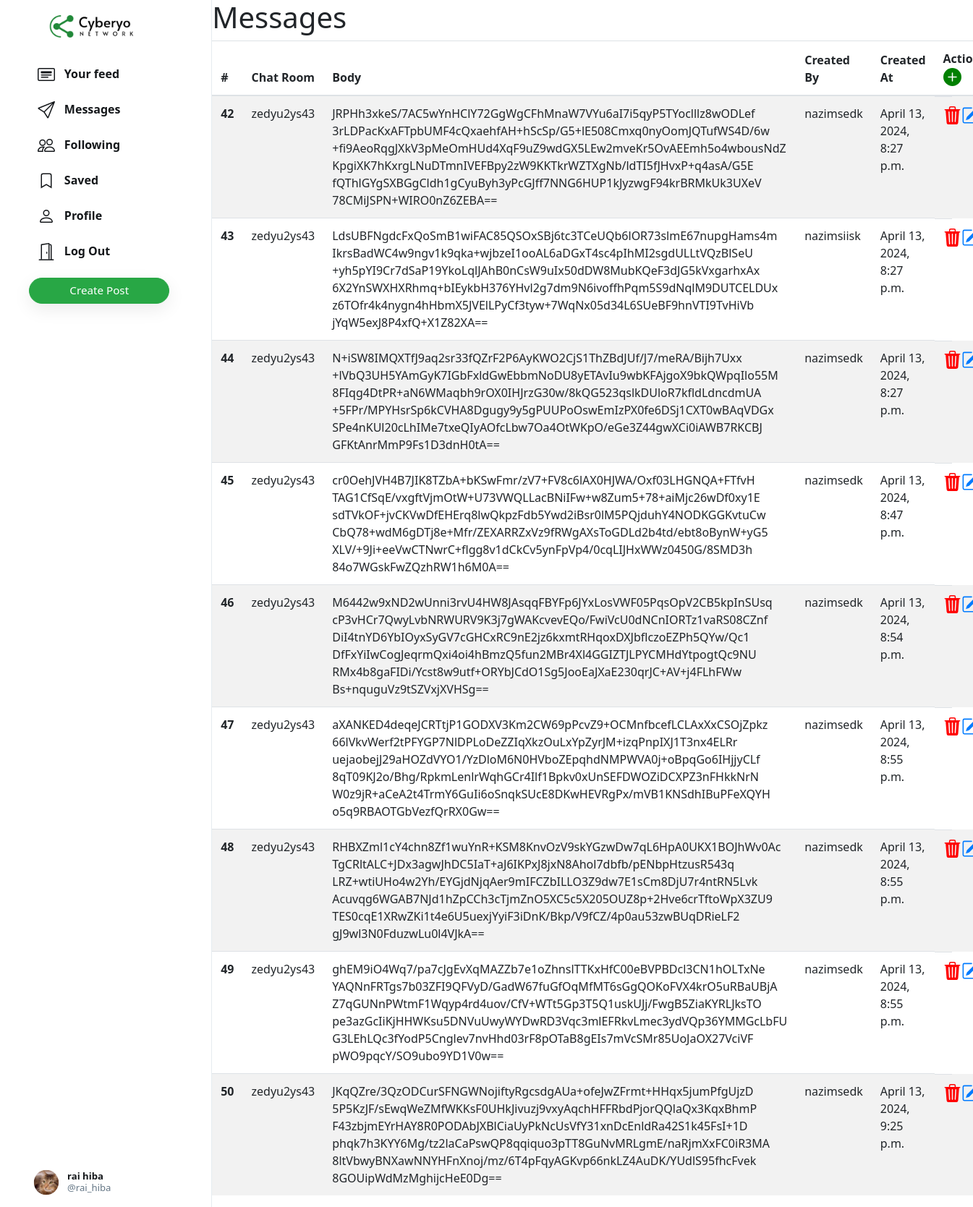
The app's page /n/admin/message (signed in) with its own data.
### network/models.py (models this page shows, shortened)
class User(AbstractUser):
    profile_pic = models.ImageField(upload_to='profile_pic/')
    bio = models.TextField(max_length=160, blank=True, null=True)
    cover = models.ImageField(upload_to='covers/', blank=True)

### chat/models.py (models this page shows, shortened)
class Message(models.Model):
    chat_room = models.ForeignKey(Room, on_delete=models.CASCADE, related_name='messages')
    body = models.TextField()
    created_by = models.ForeignKey(User,blank=False,null=False,on_delete=models.CASCADE)
    created_at = models.DateTimeField(auto_now_add=True)
    class Meta :
        ordering = ('created_at',)

class Room(models.Model):
    room_id = models.CharField(max_length=255)
    participants = models.ManyToManyField(User,related_name='rooms')
    room_name = models.CharField(max_length=255,blank=True,null=True)
    room_picture = models.ImageField(upload_to='profile_pic/',blank=True)
    isGroupChat = models.BooleanField(default=False)
    url = models.CharField(max_length=255,blank=True,null=True)
    created_at = models.DateTimeField(auto_now_add=True)
    class Meta :
        ordering = ('-created_at',)
    def __str__(self):
        return f'{self.room_id}'

### network/views.py (the view)
# urls.py: path("n/admin/message", views.admin_message, name="admin_message"),
def admin_message(request):
    messages=Message.objects.all()
    is_admin = request.user.groups.filter(name='administrateur').exists()
    contexe={
         'is_admin':is_admin,
        'messages':messages,
    }
    return render(request,"network/admin_panel/admin_message.html",contexe)

### network/templates/network/admin_panel/admin_message.html (shortened to what this page needs)
{% extends "network/layout.html" %}
{% load static %}
{% block body %}
<div class="main-div" style="width: 78.2%;">
  <h1>Messages</h1>
    <table class="table table-striped" >
        <thead>
          <tr>
            <th scope="col">#</th>
            <th scope="col">Chat Room</th>
            <th scope="col">Body</th>
            <th scope="col">Created By</th>
            <th scope="col">Created At</th>
            <th scope="col">Action <a href="{% url 'add_message' %}">
              <svg xmlns="http://www.w3.org/2000/svg" width="25" height="25" fill="green" class="bi bi-plus-circle-fill" viewBox="0 0 16 16">
                <path d="M16 8A8 8 0 1 1 0 8a8 8 0 0 1 16 0M8.5 4.5a.5.5 0 0 0-1 0v3h-3a.5.5 0 0 0 0 1h3v3a.5.5 0 0 0 1 0v-3h3a.5.5 0 0 0 0-1h-3z"/>
              </svg>
            </a></th>
          </tr>
        </thead>
        <tbody>
          {% for message in messages %}
          <tr>
            <th scope="row">{{ message.id }}</th>
            <td>{{ message.chat_room }}</td>
            <td>{{ message.body }}</td>
            <td>{{ message.created_by.username }}</td>
            <td>{{ message.created_at }}</td>
            <td class="d-flex justify-content-between align-items-center w-25">
                <a href="#" onclick="confirmDelete({{ message.id }})"></a>
                  <a href="{% url 'edit_message' message.id %}"></a>
            </td>
          </tr>
          {% endfor %}
        </tbody>
      </table>
    </div>
{% endblock %}

### network/templates/network/layout.html (shortened to what this page needs)
{% load static %}
<!DOCTYPE html>
<html lang="en">
    <head>
        <link rel="stylesheet" href="https://stackpath.bootstrapcdn.com/bootstrap/4.4.1/css/bootstrap.min.css">
        <link href="{% static 'network/styles.css' %}" rel="stylesheet">
        <link rel="stylesheet" href="https://use.fontawesome.com/releases/v5.15.1/css/all.css">
    </head>
    <body>
        <div class="body" data-page="{{page}}">
            <div class="sidenav">
                <a href="{% url 'index' %}" class="navbar-brand">
                    <img src="{% static 'network/Images/logo.png' %}" height="31px">
                </a>
                <div style="height: 100%;">
                    <div>
                        <div>
                            <ul>
                                <li class="nav-item" id="all_posts">
                                <a href="{% url 'index' %}" class="nav-link">
                                    <div>
                                        &nbsp;&nbsp;Your feed
                                    </div>
                                </a>
                                </li>
                                {% if user.is_authenticated %}
                                    <li class="nav-item" id="messaging">
                                        <a href="{% url 'chatting' %}" class="nav-link">
                                            <div>
                                                &nbsp;&nbsp;Messages
                                            </div>
                                        </a>
                                    </li>
                                    <li class="nav-item" id="following">
                                        <a href="{% url 'following' %}" class="nav-link">
                                            <div>
                                                &nbsp;&nbsp;Following
                                            </div>
                                        </a>
                                    </li>
                                    <li class="nav-item" id="saved">
                                        <a href="{% url 'saved' %}" class="nav-link">
                                            <div>
                                                <svg width="1.5em" height="1.5em" viewBox="0 0 16 16" class="bi bi-bookmark" fill="currentColor" xmlns="http://www.w3.org/2000/svg">
                                                    <path fill-rule="evenodd" d="M8 12l5 3V3a2 2 0 0 0-2-2H5a2 2 0 0 0-2 2v12l5-3zm-4 1.234l4-2.4 4 2.4V3a1 1 0 0 0-1-1H5a1 1 0 0 0-1 1v10.234z"/>
                                                  </svg>
                                                &nbsp;&nbsp;Saved
                                            </div>
                                        </a>
                                    </li>
                                    <li class="nav-item" id="profile">
                                        <a href="{% url 'profile' user.username %}" class="nav-link">
                                            <div>
                                                &nbsp;&nbsp;Profile
                                            </div>
                                        </a>
                                    </li>
                                    <li class="nav-item" id="logout">
                                        <a href="{% url 'logout' %}" class="nav-link">
                                            <div>
                                                &nbsp;&nbsp;Log Out
                                            </div>
                                        </a>
                                    </li>
                                {% endif %}
                            </ul>
                        </div>
                        {% if user.is_authenticated %}
                            <button id="popup-btn" class="btn btn-success new-post-btn" onclick="createpost()">Create Post</button>
                        {% endif %}
                    </div>
                    <div style="position: absolute; bottom: 10px;">
                        {% if user.is_authenticated %}
                            <li class="nav-item sidenav-user">
                                <a href="{% url 'profile' user.username %}" class="nav-link">
                                    <div class="user_account">
                                        <div class="small-profilepic" style="float: left; background-image: url(/media/{{user.profile_pic}})"></div>
                                        <div style="height: 2.7vw; margin: auto;">
                                            <div style="margin-top: 4px;"><strong>{{user.first_name}} {{user.last_name}}</strong></div>
                                            <div class="grey" style="margin-top: 4px;">@{{ user.username }}</div>
                                        </div>
                                    </div>
                                </a>
                            </li>
                        {% endif %}
                    </div>
                </div>
            </div>
            {%block chat%}
            {% block body %}
            {% endblock %}
            </div>
            {% endblock %}
</body>
</html>

### network/static/network/styles.css (style rules this page uses)
.body { display: flex; min-height: 100%; font-family: system-ui, sans-serif; }
.btn { border-radius: 20px; padding: 0.32rem 1rem 0.375rem 1rem; }
.btn, .btn:focus, .btn:active { box-shadow: none !important; -webkit-box-shadow: none !important; }
.grey { color: #657786; }
svg { vertical-align: text-top; }
.sidenav { height: 100%; width: 21.8%; position: fixed; top: 0; left: 0; padding: 15px; list-style: none; border-right: .5px solid #e6ecf0; z-index: 100; padding-left: 3%; background-color: white; }
.sidenav ul { list-style: none; padding-left: 0px; margin-top: 3vh; }
.sidenav li { margin-top: 7px; }
.sidenav .nav-link { color: #14171a; line-height: .7em; font-weight: 700; padding: 0px; }
.sidenav .nav-link > div { padding: 10px 20px 8px 12px; border-radius: 25px; line-height: 0.9em; width: max-content; }
.new-post-btn { padding-left: 55px !important; padding-right: 55px !important; font-size: .95em; font-weight: 530; box-shadow: rgba(0, 0, 0, 0.08) 0px 8px 24px !important; }
.user_account { display: flex; font-size: .82rem; font-weight: normal; padding-top: 3px !important; padding-bottom: 3px !important; padding-left: 3px !important; }
.user_account .small-profilepic { transform: scale(.82); margin-left: auto; margin-top: auto; }
.main-div { position: relative; width: 47.25%; min-height: 100vh; left: 21.8%; }
.small-profilepic { width: 3.1vw; height: 3.1vw; border-radius: 9999px; overflow: hidden; margin-right: 8px; background-size: cover; background-repeat: no-repeat; background-position: center; box-sizing: content-box; }

### records on screen
User: profile_pic (picture), first_name "rai", last_name "hiba", username "rai_hiba"
Message: id "42", chat_room "zedyu2ys43", body "JRPHh3xkeS/7AC5wYnHClY72GgWgCFhMnaW7VYu6aI7i5qyP5TYoclllz8wODLef 3rLDPacKxAFTpbUMF4cQxaehfAH+hScSp/G5+lE508Cmxq0nyOomJQTufWS4D/6w +fi9AeoRqgJXkV3pMeOmHUd4XqF9uZ9wdGX5LEw2mveKr5OvAEEmh5o4wbousNdZ KpgiXK7hKxrgLNuDTmnIVEFBpy2zW9KKTkrWZTXgNb/ldTI5fJHvxP+q4asA/G5E fQThlGYgSXBGgCldh1gCyuByh3yPcGJff7NNG6HUP1kJyzwgF94krBRMkUk3UXeV 78CMiJSPN+WIRO0nZ6ZEBA==", created_by.username "nazimsedk", created_at "April 13, 2024, 8:27 p.m."
Message: id "43", chat_room "zedyu2ys43", body "LdsUBFNgdcFxQoSmB1wiFAC85QSOxSBj6tc3TCeUQb6lOR73slmE67nupgHams4m IkrsBadWC4w9ngv1k9qka+wjbzeI1ooAL6aDGxT4sc4pIhMI2sgdULLtVQzBlSeU +yh5pYI9Cr7dSaP19YkoLqlJAhB0nCsW9uIx50dDW8MubKQeF3dJG5kVxgarhxAx 6X2YnSWXHXRhmq+bIEykbH376YHvl2g7dm9N6ivoffhPqm5S9dNqlM9DUTCELDUx z6TOfr4k4nygn4hHbmX5JVElLPyCf3tyw+7WqNx05d34L6SUeBF9hnVTI9TvHiVb jYqW5exJ8P4xfQ+X1Z82XA==", created_by.username "nazimsiisk", created_at "April 13, 2024, 8:27 p.m."
Message: id "44", chat_room "zedyu2ys43", body "N+iSW8IMQXTfJ9aq2sr33fQZrF2P6AyKWO2CjS1ThZBdJUf/J7/meRA/Bijh7Uxx +lVbQ3UH5YAmGyK7IGbFxldGwEbbmNoDU8yETAvIu9wbKFAjgoX9bkQWpqIlo55M 8FIqg4DtPR+aN6WMaqbh9rOX0IHJrzG30w/8kQG523qslkDUloR7kfldLdncdmUA +5FPr/MPYHsrSp6kCVHA8Dgugy9y5gPUUPoOswEmIzPX0fe6DSj1CXT0wBAqVDGx SPe4nKUl20cLhIMe7txeQIyAOfcLbw7Oa4OtWKpO/eGe3Z44gwXCi0iAWB7RKCBJ GFKtAnrMmP9Fs1D3dnH0tA==", created_by.username "nazimsedk", created_at "April 13, 2024, 8:27 p.m."
Message: id "45", chat_room "zedyu2ys43", body "cr0OehJVH4B7JIK8TZbA+bKSwFmr/zV7+FV8c6lAX0HJWA/Oxf03LHGNQA+FTfvH TAG1CfSqE/vxgftVjmOtW+U73VWQLLacBNiIFw+w8Zum5+78+aiMjc26wDf0xy1E sdTVkOF+jvCKVwDfEHErq8lwQkpzFdb5Ywd2iBsr0lM5PQjduhY4NODKGGKvtuCw CbQ78+wdM6gDTj8e+Mfr/ZEXARRZxVz9fRWgAXsToGDLd2b4td/ebt8oBynW+yG5 XLV/+9Ji+eeVwCTNwrC+flgg8v1dCkCv5ynFpVp4/0cqLIJHxWWz0450G/8SMD3h 84o7WGskFwZQzhRW1h6M0A==", created_by.username "nazimsedk", created_at "April 13, 2024, 8:47 p.m."
Message: id "46", chat_room "zedyu2ys43", body "M6442w9xND2wUnni3rvU4HW8JAsqqFBYFp6JYxLosVWF05PqsOpV2CB5kpInSUsq cP3vHCr7QwyLvbNRWURV9K3j7gWAKcvevEQo/FwiVcU0dNCnIORTz1vaRS08CZnf DiI4tnYD6YbIOyxSyGV7cGHCxRC9nE2jz6kxmtRHqoxDXJbflczoEZPh5QYw/Qc1 DfFxYiIwCogJeqrmQxi4oi4hBmzQ5fun2MBr4Xl4GGIZTJLPYCMHdYtpogtQc9NU RMx4b8gaFIDi/Ycst8w9utf+ORYbJCdO1Sg5JooEaJXaE230qrJC+AV+j4FLhFWw Bs+nquguVz9tSZVxjXVHSg==", created_by.username "nazimsedk", created_at "April 13, 2024, 8:54 p.m."
Message: id "47", chat_room "zedyu2ys43", body "aXANKED4deqeJCRTtjP1GODXV3Km2CW69pPcvZ9+OCMnfbcefLCLAxXxCSOjZpkz 66lVkvWerf2tPFYGP7NlDPLoDeZZIqXkzOuLxYpZyrJM+izqPnpIXJ1T3nx4ELRr uejaobejJ29aHOZdVYO1/YzDloM6N0HVboZEpqhdNMPWVA0j+oBpqGo6IHjjyCLf 8qT09KJ2o/Bhg/RpkmLenlrWqhGCr4Ilf1Bpkv0xUnSEFDWOZiDCXPZ3nFHkkNrN W0z9jR+aCeA2t4TrmY6GuIi6oSnqkSUcE8DKwHEVRgPx/mVB1KNSdhIBuPFeXQYH o5q9RBAOTGbVezfQrRX0Gw==", created_by.username "nazimsedk", created_at "April 13, 2024, 8:55 p.m."
Message: id "48", chat_room "zedyu2ys43", body "RHBXZml1cY4chn8Zf1wuYnR+KSM8KnvOzV9skYGzwDw7qL6HpA0UKX1BOJhWv0Ac TgCRltALC+JDx3agwJhDC5IaT+aJ6IKPxJ8jxN8Ahol7dbfb/pENbpHtzusR543q LRZ+wtiUHo4w2Yh/EYGjdNjqAer9mIFCZbILLO3Z9dw7E1sCm8DjU7r4ntRN5Lvk Acuvqg6WGAB7NJd1hZpCCh3cTjmZnO5XC5c5X205OUZ8p+2Hve6crTftoWpX3ZU9 TES0cqE1XRwZKi1t4e6U5uexjYyiF3iDnK/Bkp/V9fCZ/4p0au53zwBUqDRieLF2 gJ9wl3N0FduzwLu0l4VJkA==", created_by.username "nazimsedk", created_at "April 13, 2024, 8:55 p.m."
Message: id "49", chat_room "zedyu2ys43", body "ghEM9iO4Wq7/pa7cJgEvXqMAZZb7e1oZhnslTTKxHfC00eBVPBDcl3CN1hOLTxNe YAQNnFRTgs7b03ZFI9QFVyD/GadW67fuGfOqMfMT6sGgQOKoFVX4krO5uRBaUBjA Z7qGUNnPWtmF1Wqyp4rd4uov/CfV+WTt5Gp3T5Q1uskUJj/FwgB5ZiaKYRLJksTO pe3azGcIiKjHHWKsu5DNVuUwyWYDwRD3Vqc3mlEFRkvLmec3ydVQp36YMMGcLbFU G3LEhLQc3fYodP5Cnglev7nvHhd03rF8pOTaB8gEIs7mVcSMr85UoJaOX27VciVF pWO9pqcY/SO9ubo9YD1V0w==", created_by.username "nazimsedk", created_at "April 13, 2024, 8:55 p.m."
Message: id "50", chat_room "zedyu2ys43", body "JKqQZre/3QzODCurSFNGWNojiftyRgcsdgAUa+ofeJwZFrmt+HHqx5jumPfgUjzD 5P5KzJF/sEwqWeZMfWKKsF0UHkJivuzj9vxyAqchHFFRbdPjorQQlaQx3KqxBhmP F43zbjmEYrHAY8R0PODAbJXBlCiaUyPkNcUsVfY31xnDcEnldRa42S1k45FsI+1D phqk7h3KYY6Mg/tz2laCaPswQP8qqiquo3pTT8GuNvMRLgmE/naRjmXxFC0iR3MA 8ltVbwyBNXawNNYHFnXnoj/mz/6T4pFqyAGKvp66nkLZ4AuDK/YUdlS95fhcFvek 8GOUipWdMzMghijcHeE0Dg==", created_by.username "nazimsedk", created_at "April 13, 2024, 9:25 p.m."
